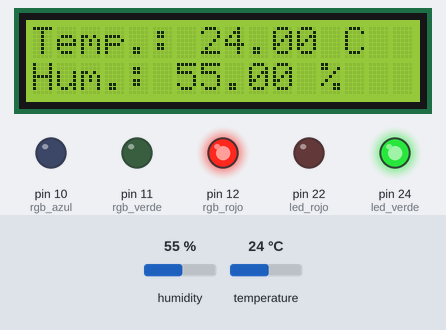
A sketch run on a simulated Arduino Mega 2560, built with avr-gcc and run on an emulated ATmega2560. Parts: 16×2 character LCD, output pins drawn as LEDs (lit = HIGH). The test bench sets the inputs (shaded band); at power-on: humidity 55 %, temperature 24 °C.

Above: at 1.2 s.
1.3 s: humidity set to 51 %
At 7.3 s:
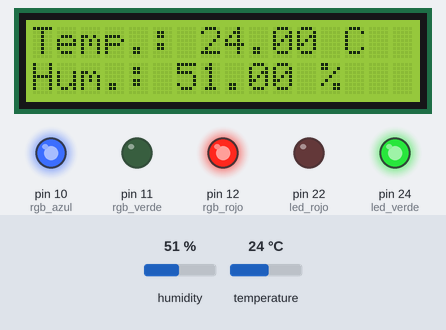
9.7 s: humidity set to 48 %
At 15.2 s:
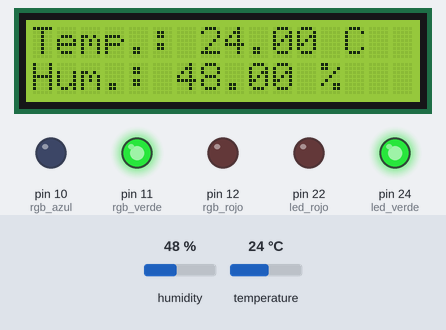
19.1 s: temperature set to 12 °C
At 21.6 s:
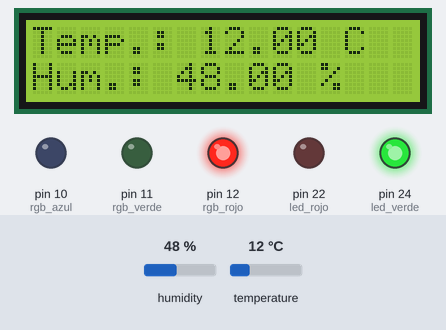
24.1 s: temperature set to 9 °C
At 24.9 s:
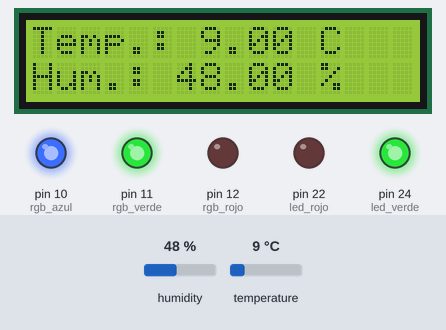
33.5 s: humidity set to 22 %
At 39.9 s:
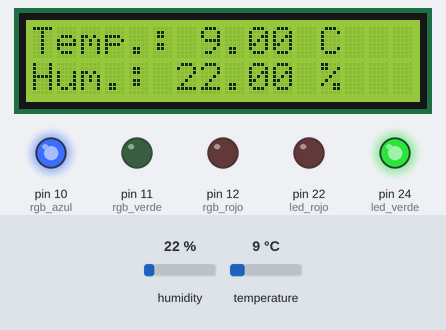
Timing chart, 0 to 43.9 s (numbered marks = the images above; inputs shaded):
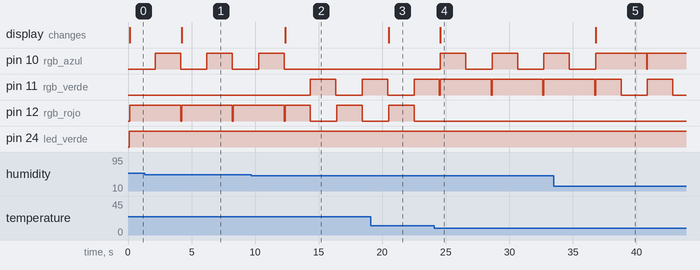

The sketch:

Estaci_n_meteorol_gica_b_sica.ino
```cpp
#include <DHT.h>
#include <Wire.h>
#include <LiquidCrystal_I2C.h>

#define DHTPIN 7 // Definimos el pin digital donde se conecta el sensor
#define DHTTYPE DHT11 // Definimos tipo de sensor

DHT dht(DHTPIN, DHTTYPE); // Inicializamos el sensor DHT11
LiquidCrystal_I2C lcd(0x27, 16, 2); //Crear el objeto lcd  dirección  0x27 y 16 columnas x 2 filas

const int rgb_rojo = 12;
const int rgb_verde = 11;
const int rgb_azul = 10;

const int led_rojo = 22;
const int led_verde = 24;

void setup() {
  dht.begin(); // Comenzamos el sensor DHT

  lcd.init(); // Inicializar el LCD
  lcd.backlight(); //Encender la luz de fondo

  pinMode(rgb_rojo, OUTPUT);
  pinMode(rgb_verde, OUTPUT);
  pinMode(rgb_azul, OUTPUT);

  pinMode(led_rojo, OUTPUT);
  pinMode(led_verde, OUTPUT);
}

void loop() {
  // Leemos la humedad relativa
  float humedad = dht.readHumidity();
  delay(10);

  // Leemos la temperatura en grados centígrados (por defecto)
  float temperatura = dht.readTemperature();
  delay(10);

  // Comprobamos si ha habido algún error en la lectura
  if (isnan(humedad) || isnan(temperatura)) {

    // Si error en lectura encender rojo, si lectura correcta encender verde
    digitalWrite(led_rojo, HIGH);
    digitalWrite(led_verde, LOW);

    lcd.clear(); // Borrar
    lcd.setCursor(0, 0);
    lcd.print("Error obteniendo");
    lcd.setCursor(0, 1);
    lcd.print("los datos");
    delay(5000);
    lcd.clear(); // Borrar
    return;
  }
  else {
    digitalWrite(led_rojo, LOW);
    digitalWrite(led_verde, HIGH);
  }

  // Mostramos datos por LCD
  lcd.clear(); // Borrar
  lcd.setCursor(0, 0);
  lcd.print("Temp.: " + String(temperatura) + " C");
  lcd.setCursor(0, 1);
  lcd.print("Hum.: " + String(humedad) + " %");

  // Encendemos led en funcion de temperatura

  if (temperatura >= 25) { // Hace calor (ROJO)
    digitalWrite(rgb_rojo, HIGH);
    digitalWrite(rgb_verde, LOW);
    digitalWrite(rgb_azul, LOW);
    delay(2000);
    digitalWrite(rgb_rojo, LOW);
    digitalWrite(rgb_verde, LOW);
    digitalWrite(rgb_azul, LOW);
  }
  else if (temperatura <= 10) { // Hace frio (CIAN)
    digitalWrite(rgb_rojo, LOW);
    digitalWrite(rgb_verde, HIGH);
    digitalWrite(rgb_azul, HIGH);
    delay(2000);
    digitalWrite(rgb_rojo, LOW);
    digitalWrite(rgb_verde, LOW);
    digitalWrite(rgb_azul, LOW);
  }
  else { // Temperatura agradable (VERDE)
    digitalWrite(rgb_rojo, HIGH);
    digitalWrite(rgb_verde, LOW);
    digitalWrite(rgb_azul, LOW);
    delay(2000);
    digitalWrite(rgb_rojo, LOW);
    digitalWrite(rgb_verde, LOW);
    digitalWrite(rgb_azul, LOW);
  }

  // Encendemos led en funcion de humedad

  if (humedad >= 50) { // Hay mucha humedad (MORADO)
    digitalWrite(rgb_rojo, HIGH);
    digitalWrite(rgb_verde, LOW);
    digitalWrite(rgb_azul, HIGH);
    delay(2000);
    digitalWrite(rgb_rojo, LOW);
    digitalWrite(rgb_verde, LOW);
    digitalWrite(rgb_azul, LOW);
  }
  else if (humedad <= 30) { // Hay poca humedad (AZUL)
    digitalWrite(rgb_rojo, LOW);
    digitalWrite(rgb_verde, LOW);
    digitalWrite(rgb_azul, HIGH);
    delay(2000);
    digitalWrite(rgb_rojo, LOW);
    digitalWrite(rgb_verde, LOW);
    digitalWrite(rgb_azul, LOW);
  }
  else { // Humedad optima (VERDE)
    digitalWrite(rgb_rojo, LOW);
    digitalWrite(rgb_verde, HIGH);
    digitalWrite(rgb_azul, LOW);
    delay(2000);
    digitalWrite(rgb_rojo, LOW);
    digitalWrite(rgb_verde, LOW);
    digitalWrite(rgb_azul, LOW);
  }
}
```

Measured:
- the behaviour switches between 50 and 49 % on humidity (found by bisection; images 1 and 2)
- the behaviour switches between 11 and 10 °C on temperature (found by bisection; images 3 and 4)
- after the input at 1.3 s, the display: changes after 2.9 s (image 1)
- after the input at 9.7 s, pin 10 (rgb_azul): goes on until 12.3 s, then stays LOW; pin 11 (rgb_verde): LOW → HIGH after 4.7 s, → LOW 2.0 s later, → HIGH 2.1 s later; the display: changes after 2.7 s (image 2)
- after the input at 19.1 s, the display: changes after 1.4 s (image 3)
- after the input at 24.1 s, pin 10 (rgb_azul): alternates HIGH for 2.0 s and LOW for 2.1 s, starting after 0.48 s; pin 12 (rgb_rojo): stops changing and stays LOW; the display: changes after 0.48 s (image 4)
- after the input at 33.5 s, the display: changes after 3.3 s (image 5)
- by itself, pin 10 (rgb_azul): alternates HIGH for 2.0 s and LOW for 2.1 s
